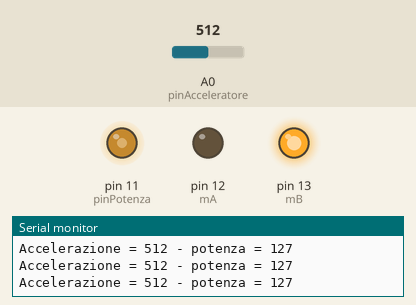
The sketch below on a simulated Arduino Uno, built with avr-gcc and run on an emulated ATmega328P. On the bench: output pins drawn as LEDs (lit = HIGH), the last lines printed to the serial monitor. The inputs (shaded band) are chosen by the test bench; at power-on: A0 (pinAcceleratore) = 512.

Above: at 1.2 s.
1.3 s: A0 (pinAcceleratore) set to 417
At 1.9 s:
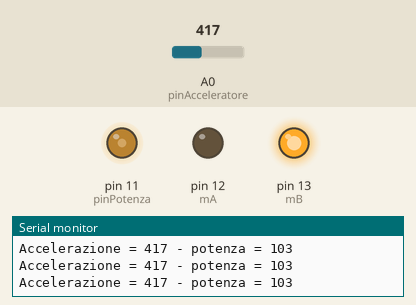
4.3 s: A0 (pinAcceleratore) set to 394
At 5.5 s:
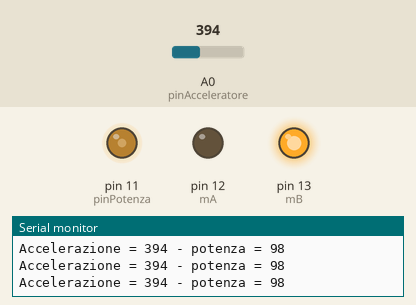
7.3 s: A0 (pinAcceleratore) set to 716
At 8.5 s:
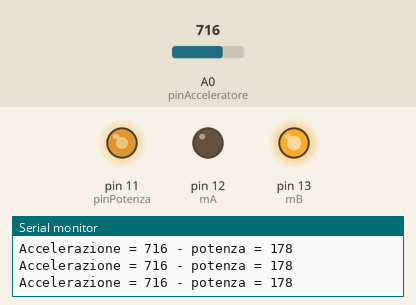
8.8 s: A0 (pinAcceleratore) set to 900
At 10.0 s:
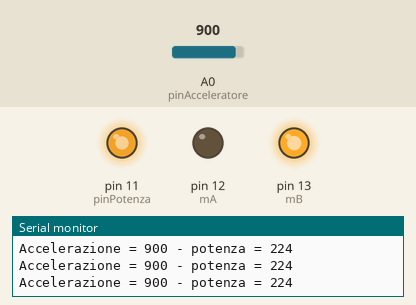
10.3 s: A0 (pinAcceleratore) set to 122
At 11.1 s:
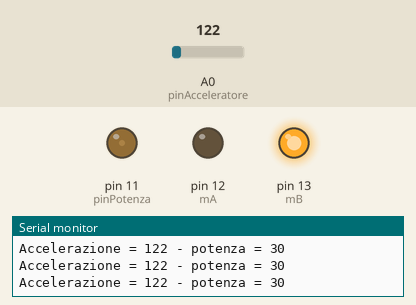
11.8 s: A0 (pinAcceleratore) set to 109
At 12.1 s:
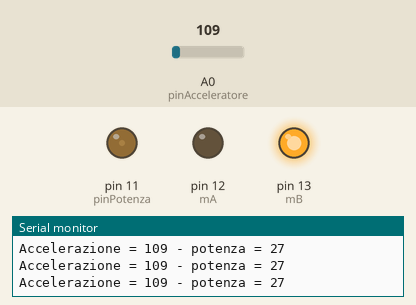
13.3 s: A0 (pinAcceleratore) set to 92
Timing chart, 0 to 16.3 s (numbered marks = the images above; inputs shaded):
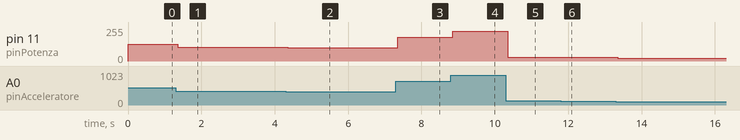

The sketch:

Arduino_L298N_Motore_DC.ino
```cpp
/*
 * L298N pilotare un motore DC con Arduino
 * Programmino per imparare il funzionamento del Modulo L298N e del suo utilizzo con Arduino
 *
 * Autore  : Andrea Lombardo
 * Web     : http://www.lombardoandrea.com
 * Post    : http://bit.ly/L298N-ARDUINO-MOTOREDC
 * Git     : https://github.com/AndreaLombardo/Arduino-L298N-Motore-DC
 */

//definizione dei pin
static int pinAcceleratore = A0; //pin analogico deputato a leggere i valori del potenziometro
static int mA = 12; //pin digitale per determinare gli stati logici da inviare al modulo
static int mB = 13; //pin digitale per determinare gli stati logici da inviare al modulo
static int pinPotenza = 11; //pin digitale tramite il quale inviare un segnale di tipo PWM tramite la funzione analgWrite()

//variabili usate per gestire e mostrare i valori di operaizone
int accelerazione;  //valore letto dal pin A0
int potenza;  //valore in uscita dal pin 11

void setup() {
  //inizializzo la comunicazione seriale cosi da mostrare i valori nel Mointor Seriale
  Serial.begin(9600);

  //inizializzo variabili
  accelerazione = 0;
  potenza = 0;

  //definisco tipologia pin
  pinMode(pinAcceleratore, INPUT); //input in quanto legge il valore analogico del pin A0
  pinMode(mA, OUTPUT); //output perche' definisce lo stato logico del pin IN1 del modulo L298N
  pinMode(mB, OUTPUT); //output perche' definisce lo stato logico del pin IN2 del modulo L298N
  pinMode(pinPotenza, OUTPUT);  //output perche' definisce il valore PWM del pin EN1 del modulo L298N

  //pullDown sensore pinAcceleratore
  digitalWrite(pinAcceleratore, LOW);

  //Definisco il senso di marcia del motore
  /*
    mA |   mB  | Evento
  -----|-------|----------------------
  LOW  | LOW   | fermo
  LOW  | HIGH  | Movimento in un senso
  HIGH | LOW   | Movimento senso opposto
  HIGH | HIGH  | Fermo
  */

  digitalWrite(mA, LOW);
  digitalWrite(mB, HIGH);

}


void loop() {

  //leggo il valore analogico del potenziometro sul pin A0.
  accelerazione = analogRead(pinAcceleratore);

  /*
  Il range dei valori analogici e' da 0 a 1024 mentre il range dei valori PWM  e' da 0 a 255
  per mantenere questa proporzionalita' eseguo la mappatura dei valori
  */
  potenza = map(accelerazione, 0, 1024, 0, 255);

  //Invio i dati letti al Monitro seriale, cosi da poterli vedere a video
  Serial.print("Accelerazione = ");
  Serial.print(accelerazione);
  Serial.print(" - potenza = ");
  Serial.println(potenza);

  //invio costantemente il valore PWM della potenza in modo da far variare la velocita' del motore in base alla posizione del potenziometro
  analogWrite(pinPotenza, potenza);
}
```

Measured:
- after the input at 1.3 s, pin 11 (pinPotenza): 127/255 → 103/255 after 0.06 s
- after the input at 4.3 s, pin 11 (pinPotenza): 103/255 → 98/255 after 0.06 s
- after the input at 7.3 s, pin 11 (pinPotenza): 98/255 → 178/255 after 0.05 s
- after the input at 8.8 s, pin 11 (pinPotenza): 178/255 → 224/255 after 0.05 s
- after the input at 10.3 s, pin 11 (pinPotenza): 224/255 → 30/255 after 0.05 s
- after the input at 11.8 s, pin 11 (pinPotenza): 30/255 → 27/255 after 0.05 s
- after the input at 13.3 s, pin 11 (pinPotenza): 27/255 → 22/255 after 0.05 s
